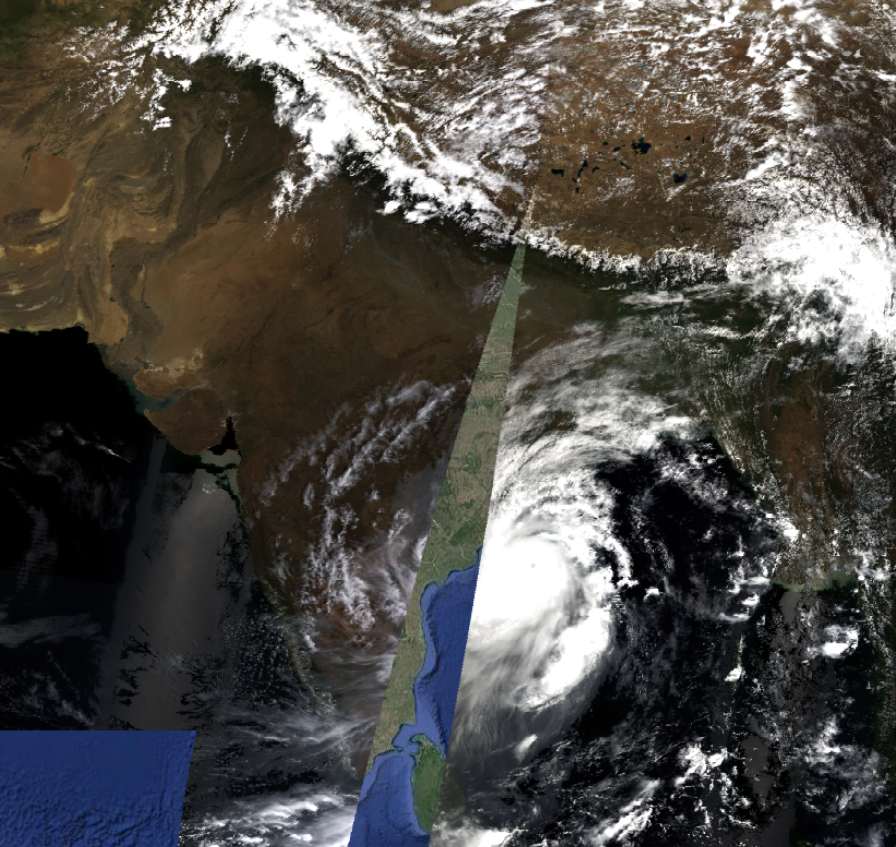
#> input picture Datasets/Cyclone Fani/2-5-19.png, 896 x 847 px, given as the content of the folder group_1/, which was not available
$ python predict.py
#> lines starting #> are read from the running program, lines starting #| are printed output that depends on the picture; after the words box and inside, x2 and y2 are one past the last pixel; in counts of white or black regions, pixels touching at a corner belong together; pictures that were not available may be replaced by others from this repository, and a replacement may not be noted
import os
import cv2
import numpy as np
import pandas as pd
from sklearn.preprocessing import MinMaxScaler
from tensorflow.keras.models import Sequential
from tensorflow.keras.layers import LSTM, Dense, Dropout
from tensorflow.keras.optimizers import Adam
from tensorflow.keras.applications import VGG16
from tensorflow.keras.preprocessing import image as keras_image

time_series_data = []
num_groups = 1
num_images_per_group = 15
num_clusters = 8  # Number of clusters from K-means

def kmeans_segmentation(image_path, k=8):
    # Add a random seed for reproducibility
#> called with image_path = 'group_1/2-5-19.png', k = 8
    np.random.seed(42)

    # Step 1: Load the image
    image = cv2.imread(image_path)
#> image is the input picture: shape (847, 896, 3); mean B, G, R 73, 76.8, 79.3
    height, width, _ = image.shape
#> height = 847; width = 896
    image = cv2.cvtColor(image, cv2.COLOR_BGR2RGB)  # Convert to RGB

    # Step 2: Preprocess the image
    pixels = image.reshape((-1, 3))  # Reshape to a 2D array of pixels
    pixels = np.float32(pixels)  # Convert to float32

    # Step 3: Apply K-means clustering
    criteria = (cv2.TERM_CRITERIA_EPS + cv2.TERM_CRITERIA_MAX_ITER, 100, 0.2)
    _, labels, centers = cv2.kmeans(pixels, k, None, criteria, 10, cv2.KMEANS_PP_CENTERS)
#> centers = [[33.98, 51.52, 101.4], [246.4, 245.8, 244.8], [8.22, 9.56, 10.43], [146, 143.4, 140.2], [43.05, 39.36, 32.38], [75.11, 66.45, 52.86], [195.3, 193.4, 191.1], [102.6, 100.2, 94.14]]

    # Convert centers to uint8 (pixel values)
    centers = np.uint8(centers)
#> centers = [[33, 51, 101], [246, 245, 244], [8, 9, 10], [146, 143, 140], [43, 39, 32], [75, 66, 52], [195, 193, 191], [102, 100, 94]]

    # Step 4: Reconstruct the segmented image
    segmented_image = centers[labels.flatten()]
    segmented_image = segmented_image.reshape(image.shape)  # Reshape to original image shape
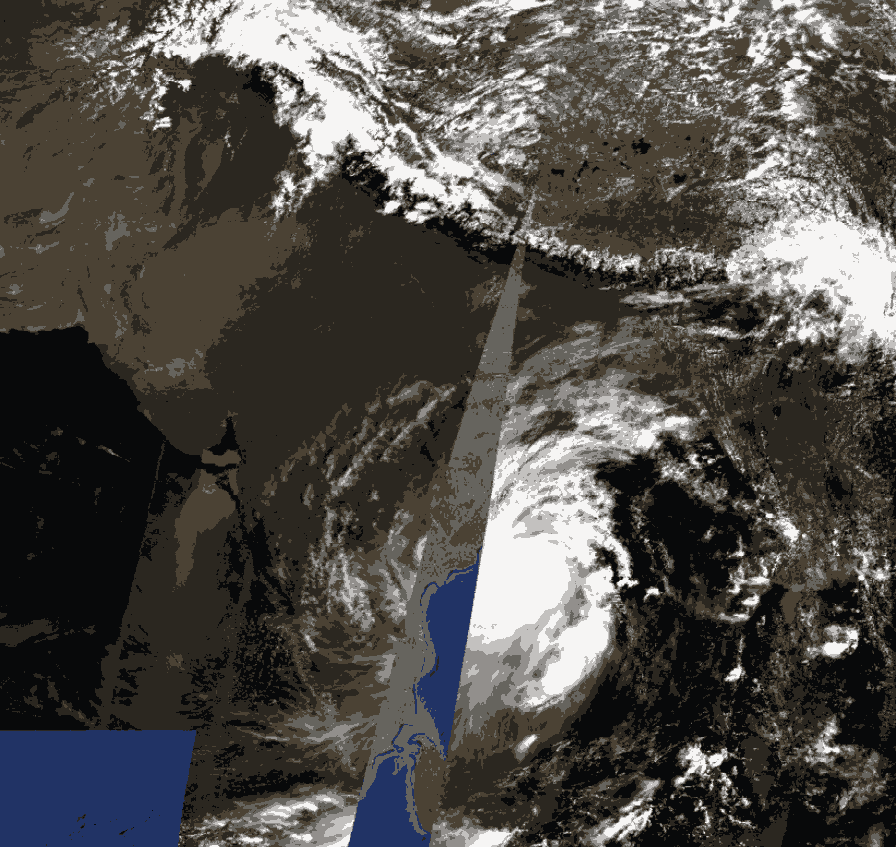
#> segmented_image: shape (847, 896, 3); mean R, G, B 79.1, 76.4, 72.6

    # Step 5: Map each (x, y) coordinate to its corresponding cluster
    clusters = labels.reshape(height, width)
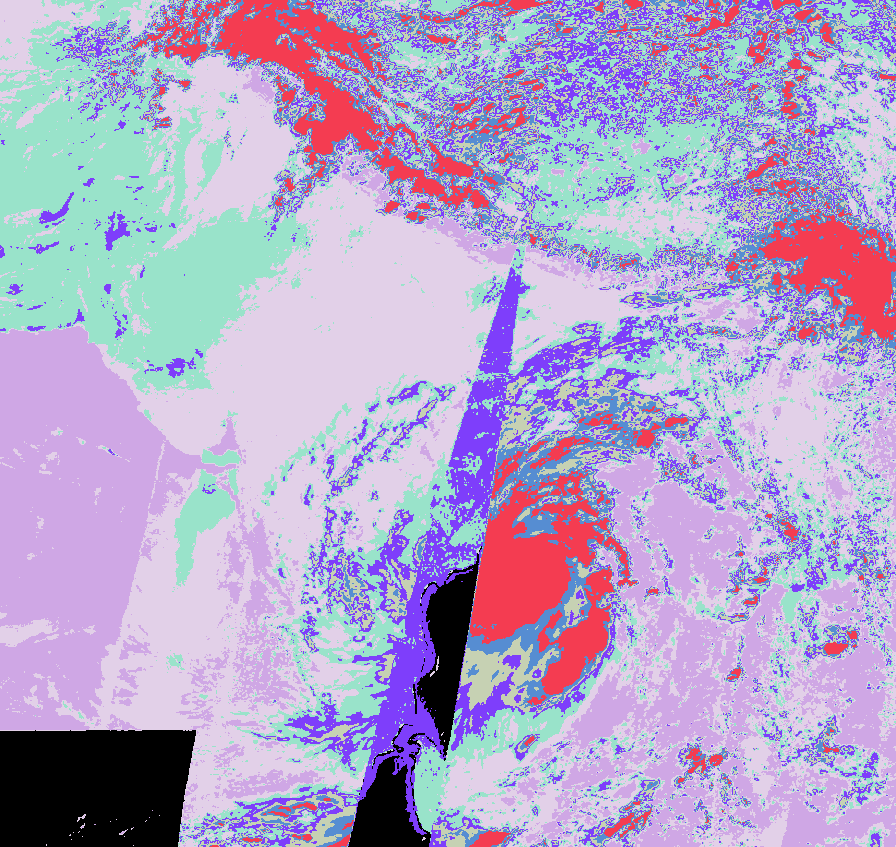
#> clusters: shape (847, 896) int32; 8 distinct labels, from 0 to 7; one colour per label, 0 black

    return clusters  # Return the cluster labels

def extract_cloud_cover(img_path, cluster_label, clusters):
#> called with img_path = 'group_1/2-5-19.png', cluster_label = 0
    img = cv2.imread(img_path, cv2.IMREAD_GRAYSCALE)
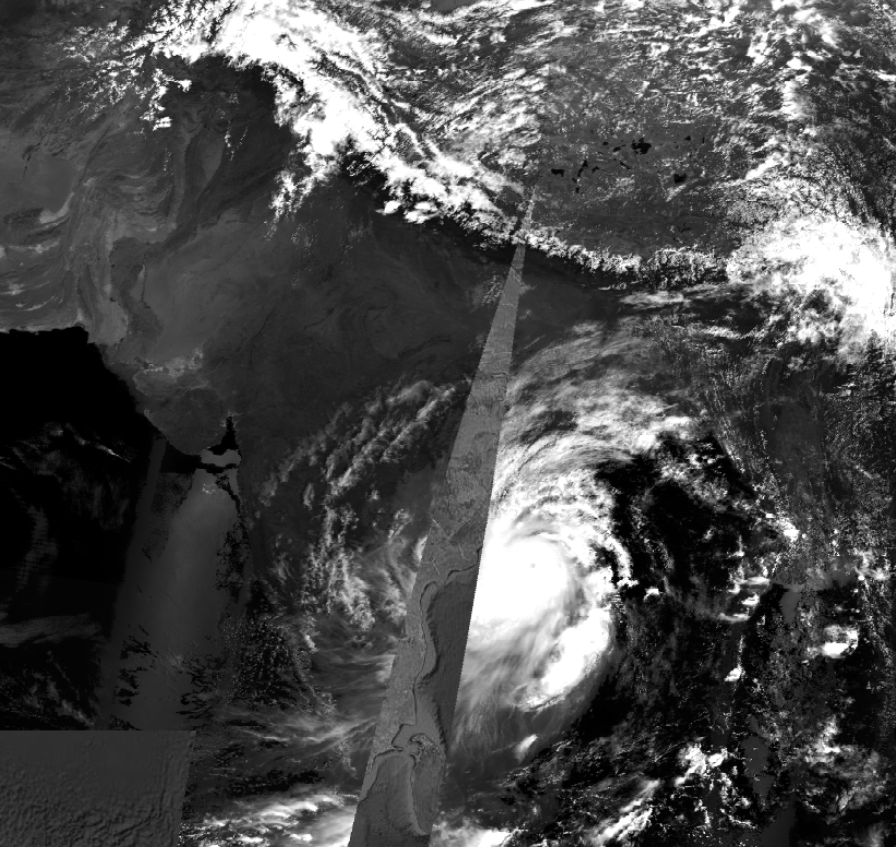
#> img: shape (847, 896); min 0, max 255, mean 76.7

    # Create a binary mask for the specified cluster
    mask = (clusters == cluster_label).astype(np.uint8) * 255  # Binary mask
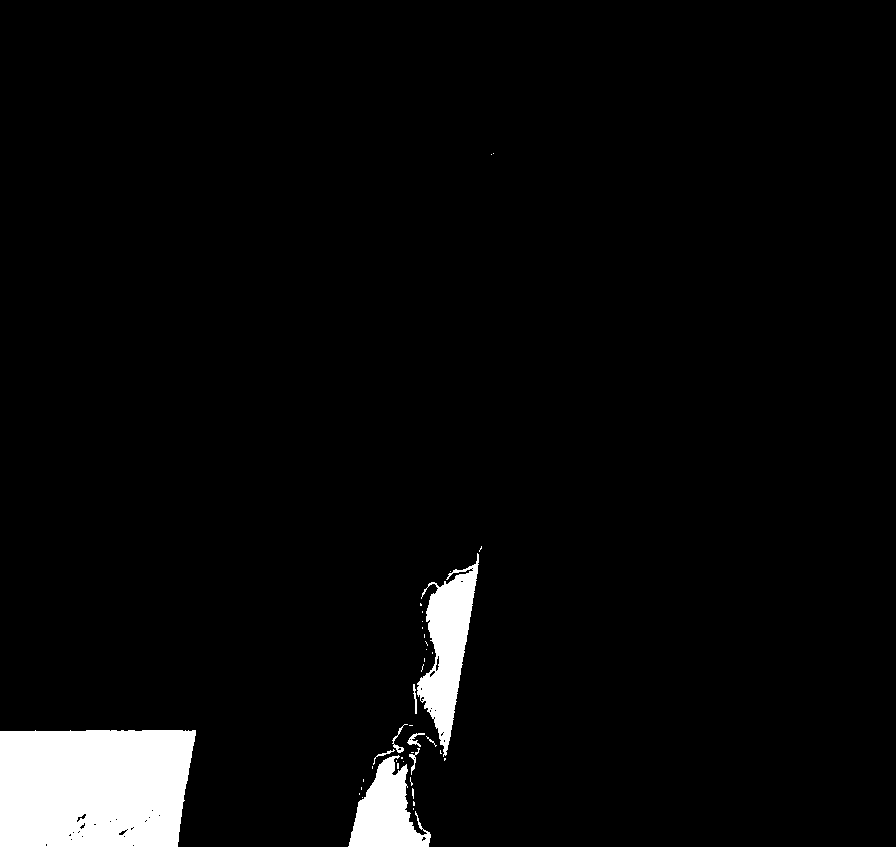
#> mask: shape (847, 896); 4.2% white; 40 white regions (31 under 20 px), largest, box (x1, y1, x2, y2) and area: (0, 730, 196, 847) 21612, (417, 553, 479, 757) 5659, (348, 755, 431, 847) 4202

    # Check dimensions
    if mask.shape != img.shape:
        raise ValueError(f"Mask shape {mask.shape} does not match image shape {img.shape}.")

    # Apply the mask to the image
    masked_img = cv2.bitwise_and(img, img, mask=mask)
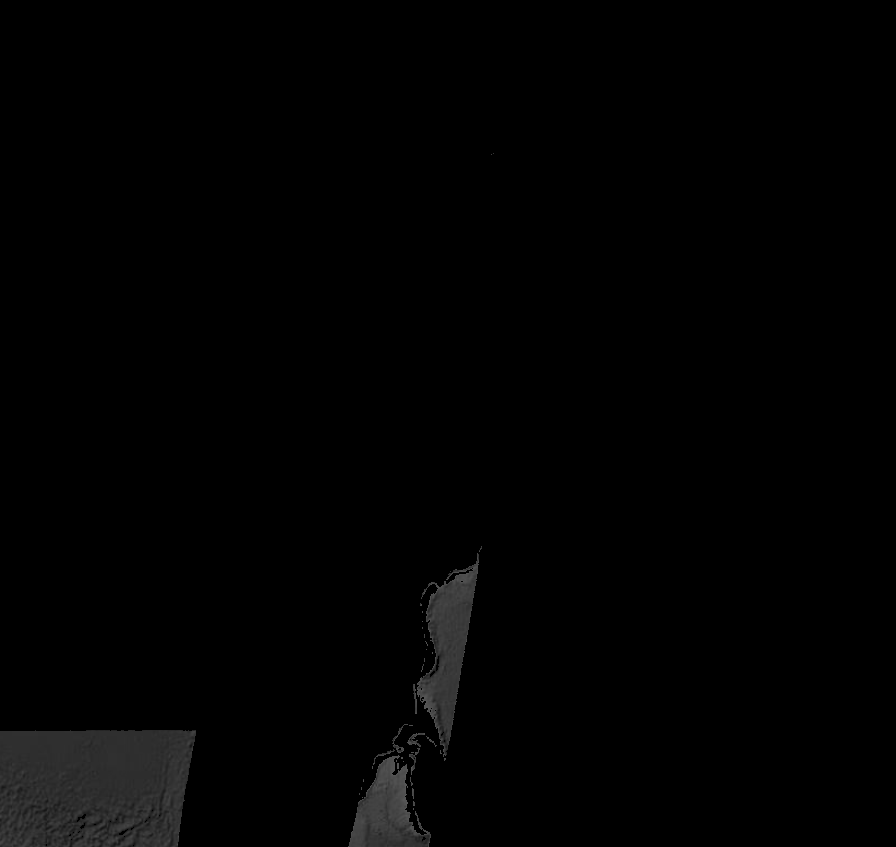
#> masked_img: shape (847, 896); min 0, max 88, mean 2.2

    # Threshold the masked image to get cloud cover
    _, thresholded = cv2.threshold(masked_img, 150, 255, cv2.THRESH_BINARY)
#> thresholded: shape (847, 896); every value is 0
    cloud_cover = np.sum(thresholded) / masked_img.size  # Proportion of cloud cover
#> cloud_cover = 0
    return cloud_cover


def process_images_in_directory(directory, k=8):
    time_series_data = []

    for group in range(1, num_groups + 1):
        group_folder = f"group_{group}/"

        for img_name in sorted(os.listdir(group_folder))[:num_images_per_group]:
            img_path = os.path.join(group_folder, img_name)

            # Check if the file exists
            if not os.path.isfile(img_path):
                print(f"File not found: {img_path}")
                continue

            # Get clusters from K-means segmentation
            clusters = kmeans_segmentation(img_path, k=num_clusters)

            # Extract timestamp from filename
            try:
                date_parts = img_name.split('-')
                if len(date_parts) == 3 and date_parts[2].endswith('.png'):
                    date_string = f"20{date_parts[2][:-4]}-{date_parts[1]}-{date_parts[0]}"  # YYYY-MM-DD

                    # Calculate cloud cover for each cluster
                    for cluster_label in range(num_clusters):
                        cloud_cover = extract_cloud_cover(img_path, cluster_label, clusters)
#> cloud_cover = 0
                        time_series_data.append({
                            'timestamp': date_string,
                            'group': group,
                            'cluster': cluster_label,
                            'cloud_cover': cloud_cover
                        })
                else:
                    print(f"Skipping file due to unexpected format: {img_name}")
            except Exception as e:
                print(f"Error processing file {img_name}: {e}")

    # Create DataFrame
    features_df = pd.DataFrame(time_series_data)
    features_df['timestamp'] = pd.to_datetime(features_df['timestamp'], errors='coerce')
    features_df.dropna(subset=['timestamp'], inplace=True)  # Drop rows with invalid dates
    return features_df

for group in range(1, num_groups + 1):
    directory = f"group_{group}/"
    print(f"Processing images in {directory}...")
    features_df = process_images_in_directory(directory, k=num_clusters)
    print(features_df)

import numpy as np
import pandas as pd
from sklearn.preprocessing import MinMaxScaler
from tensorflow.keras.models import Sequential
from tensorflow.keras.layers import LSTM, Dense, Dropout
from tensorflow.keras.callbacks import EarlyStopping
from tensorflow.keras.metrics import MeanSquaredError, MeanAbsoluteError
from sklearn.model_selection import train_test_split

# Assuming features_df has columns ['timestamp', 'group', 'cluster', 'cloud_cover']
# Normalize 'cloud_cover' values for each cluster
scaler = MinMaxScaler()
features_df['cloud_cover'] = scaler.fit_transform(features_df[['cloud_cover']])

# Organize data by group and cluster, creating sequences
time_series_data = {}
for (group, cluster), group_df in features_df.groupby(['group', 'cluster']):
    group_df = group_df.sort_values('timestamp')
    cloud_cover_sequence = group_df['cloud_cover'].values
    if len(cloud_cover_sequence) >= 4:  # Ensuring minimum sequence length
        time_series_data[(group, cluster)] = cloud_cover_sequence

# Define LSTM model structure
# [10 lines left out: function create_lstm_model, not called in this run]

# Train model for each group and cluster
results = {}
for (group, cluster), sequence in time_series_data.items():
    # Create dataset with past sequences (e.g., look-back = 3)
    look_back = 3
    X, y = [], []
    for i in range(len(sequence) - look_back):
        X.append(sequence[i:i + look_back])
        y.append(sequence[i + look_back])
    X, y = np.array(X), np.array(y)

    # Split data into train and test sets
    X_train, X_test, y_train, y_test = train_test_split(X, y, test_size=0.2, shuffle=False)

    # Reshape data for LSTM (samples, time steps, features)
    X_train = X_train.reshape((X_train.shape[0], X_train.shape[1], 1))
    X_test = X_test.reshape((X_test.shape[0], X_test.shape[1], 1))

    # Model training with EarlyStopping
    model = create_lstm_model((look_back, 1))
    early_stopping = EarlyStopping(monitor='val_loss', patience=10, restore_best_weights=True)
    history = model.fit(X_train, y_train, epochs=100, batch_size=1, validation_data=(X_test, y_test),
                        callbacks=[early_stopping], verbose=0)

    # Evaluate model
    loss, mse, mae = model.evaluate(X_test, y_test, verbose=0)
    print(f"Group {group}, Cluster {cluster} - Loss: {loss:.4f}, MSE: {mse:.4f}, MAE: {mae:.4f}")
    results[(group, cluster)] = {'model': model, 'loss': loss, 'mse': mse, 'mae': mae, 'history': history}

#> (the run stopped early here; a loop or call above may not have finished)
